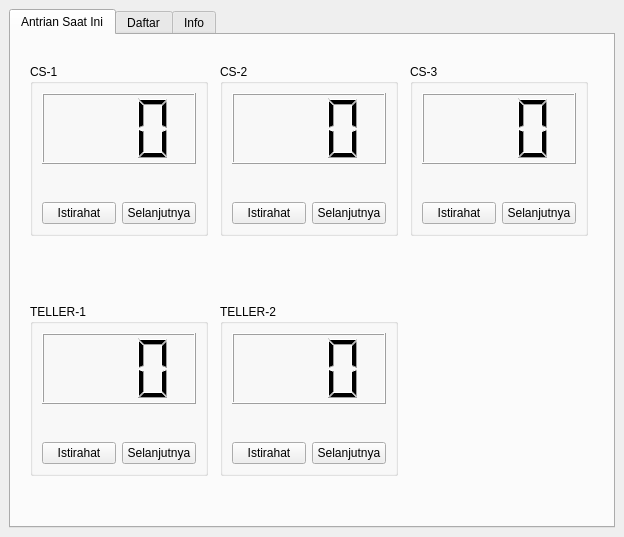
<?xml version="1.0" encoding="UTF-8"?>
<ui version="4.0">
 <class>MainWindow</class>
 <widget class="QMainWindow" name="MainWindow">
  <property name="geometry">
   <rect>
    <x>0</x>
    <y>0</y>
    <width>624</width>
    <height>537</height>
   </rect>
  </property>
  <property name="windowTitle">
   <string>Progam Antrian Bank Sederhana</string>
  </property>
  <widget class="QWidget" name="centralwidget">
   <layout class="QHBoxLayout" name="horizontalLayout_7">
    <item>
     <widget class="QTabWidget" name="tabWidget">
      <property name="currentIndex">
       <number>0</number>
      </property>
      <widget class="QWidget" name="tab">
       <attribute name="title">
        <string>Antrian Saat Ini</string>
       </attribute>
       <layout class="QVBoxLayout" name="verticalLayout_2">
        <item>
         <widget class="QFrame" name="frame_2">
          <property name="minimumSize">
           <size>
            <width>582</width>
            <height>201</height>
           </size>
          </property>
          <widget class="QGroupBox" name="groupBox_3">
           <property name="geometry">
            <rect>
             <x>10</x>
             <y>20</y>
             <width>178</width>
             <height>172</height>
            </rect>
           </property>
           <property name="title">
            <string>CS-1</string>
           </property>
           <layout class="QVBoxLayout" name="verticalLayout_3">
            <item>
             <widget class="QLCDNumber" name="lcdNumberCs1">
              <property name="minimumSize">
               <size>
                <width>0</width>
                <height>71</height>
               </size>
              </property>
              <property name="maximumSize">
               <size>
                <width>16777215</width>
                <height>71</height>
               </size>
              </property>
              <property name="digitCount">
               <number>3</number>
              </property>
              <property name="intValue" stdset="0">
               <number>0</number>
              </property>
             </widget>
            </item>
            <item>
             <widget class="QLabel" name="labelNameCs1">
              <property name="minimumSize">
               <size>
                <width>151</width>
                <height>31</height>
               </size>
              </property>
              <property name="maximumSize">
               <size>
                <width>151</width>
                <height>31</height>
               </size>
              </property>
              <property name="font">
               <font>
                <pointsize>12</pointsize>
                <weight>75</weight>
                <bold>true</bold>
               </font>
              </property>
              <property name="text">
               <string/>
              </property>
              <property name="textFormat">
               <enum>Qt::AutoText</enum>
              </property>
             </widget>
            </item>
            <item>
             <layout class="QHBoxLayout" name="horizontalLayout">
              <item>
               <widget class="QPushButton" name="pushButtonIstirahatCs1">
                <property name="text">
                 <string>Istirahat</string>
                </property>
               </widget>
              </item>
              <item>
               <widget class="QPushButton" name="pushButtonLanjutCs1">
                <property name="text">
                 <string>Selanjutnya</string>
                </property>
               </widget>
              </item>
             </layout>
            </item>
           </layout>
          </widget>
          <widget class="QGroupBox" name="groupBox_4">
           <property name="geometry">
            <rect>
             <x>200</x>
             <y>20</y>
             <width>178</width>
             <height>172</height>
            </rect>
           </property>
           <property name="title">
            <string>CS-2</string>
           </property>
           <layout class="QVBoxLayout" name="verticalLayout_4">
            <item>
             <widget class="QLCDNumber" name="lcdNumberCs2">
              <property name="minimumSize">
               <size>
                <width>0</width>
                <height>71</height>
               </size>
              </property>
              <property name="maximumSize">
               <size>
                <width>16777215</width>
                <height>71</height>
               </size>
              </property>
              <property name="digitCount">
               <number>3</number>
              </property>
             </widget>
            </item>
            <item>
             <widget class="QLabel" name="labelNameCs2">
              <property name="minimumSize">
               <size>
                <width>151</width>
                <height>31</height>
               </size>
              </property>
              <property name="maximumSize">
               <size>
                <width>151</width>
                <height>31</height>
               </size>
              </property>
              <property name="font">
               <font>
                <pointsize>12</pointsize>
                <weight>75</weight>
                <bold>true</bold>
               </font>
              </property>
              <property name="text">
               <string/>
              </property>
              <property name="textFormat">
               <enum>Qt::AutoText</enum>
              </property>
             </widget>
            </item>
            <item>
             <layout class="QHBoxLayout" name="horizontalLayout_2">
              <item>
               <widget class="QPushButton" name="pushButtonIstirahatCs2">
                <property name="text">
                 <string>Istirahat</string>
                </property>
               </widget>
              </item>
              <item>
               <widget class="QPushButton" name="pushButtonLanjutCs2">
                <property name="text">
                 <string>Selanjutnya</string>
                </property>
               </widget>
              </item>
             </layout>
            </item>
           </layout>
          </widget>
          <widget class="QGroupBox" name="groupBox_5">
           <property name="geometry">
            <rect>
             <x>390</x>
             <y>20</y>
             <width>178</width>
             <height>172</height>
            </rect>
           </property>
           <property name="title">
            <string>CS-3</string>
           </property>
           <layout class="QVBoxLayout" name="verticalLayout_5">
            <item>
             <widget class="QLCDNumber" name="lcdNumberCs3">
              <property name="minimumSize">
               <size>
                <width>0</width>
                <height>71</height>
               </size>
              </property>
              <property name="maximumSize">
               <size>
                <width>16777215</width>
                <height>71</height>
               </size>
              </property>
              <property name="digitCount">
               <number>3</number>
              </property>
             </widget>
            </item>
            <item>
             <widget class="QLabel" name="labelNameCs3">
              <property name="minimumSize">
               <size>
                <width>151</width>
                <height>31</height>
               </size>
              </property>
              <property name="maximumSize">
               <size>
                <width>151</width>
                <height>31</height>
               </size>
              </property>
              <property name="font">
               <font>
                <pointsize>12</pointsize>
                <weight>75</weight>
                <bold>true</bold>
               </font>
              </property>
              <property name="text">
               <string/>
              </property>
              <property name="textFormat">
               <enum>Qt::AutoText</enum>
              </property>
             </widget>
            </item>
            <item>
             <layout class="QHBoxLayout" name="horizontalLayout_3">
              <item>
               <widget class="QPushButton" name="pushButtonIstirahatCs3">
                <property name="text">
                 <string>Istirahat</string>
                </property>
               </widget>
              </item>
              <item>
               <widget class="QPushButton" name="pushButtonLanjutCs3">
                <property name="text">
                 <string>Selanjutnya</string>
                </property>
               </widget>
              </item>
             </layout>
            </item>
           </layout>
          </widget>
         </widget>
        </item>
        <item>
         <widget class="QFrame" name="frame_6">
          <property name="minimumSize">
           <size>
            <width>582</width>
            <height>201</height>
           </size>
          </property>
          <widget class="QGroupBox" name="groupBox_7">
           <property name="geometry">
            <rect>
             <x>10</x>
             <y>20</y>
             <width>178</width>
             <height>172</height>
            </rect>
           </property>
           <property name="title">
            <string>TELLER-1</string>
           </property>
           <layout class="QVBoxLayout" name="verticalLayout_6">
            <item>
             <widget class="QLCDNumber" name="lcdNumberTeller1">
              <property name="minimumSize">
               <size>
                <width>0</width>
                <height>71</height>
               </size>
              </property>
              <property name="maximumSize">
               <size>
                <width>16777215</width>
                <height>71</height>
               </size>
              </property>
              <property name="digitCount">
               <number>3</number>
              </property>
             </widget>
            </item>
            <item>
             <widget class="QLabel" name="labelNameTeller1">
              <property name="minimumSize">
               <size>
                <width>151</width>
                <height>31</height>
               </size>
              </property>
              <property name="maximumSize">
               <size>
                <width>151</width>
                <height>31</height>
               </size>
              </property>
              <property name="font">
               <font>
                <pointsize>12</pointsize>
                <weight>75</weight>
                <bold>true</bold>
               </font>
              </property>
              <property name="text">
               <string/>
              </property>
              <property name="textFormat">
               <enum>Qt::AutoText</enum>
              </property>
             </widget>
            </item>
            <item>
             <layout class="QHBoxLayout" name="horizontalLayout_4">
              <item>
               <widget class="QPushButton" name="pushButtonIstirahatTeller1">
                <property name="text">
                 <string>Istirahat</string>
                </property>
               </widget>
              </item>
              <item>
               <widget class="QPushButton" name="pushButtonLanjutTeller1">
                <property name="text">
                 <string>Selanjutnya</string>
                </property>
               </widget>
              </item>
             </layout>
            </item>
           </layout>
          </widget>
          <widget class="QGroupBox" name="groupBox_8">
           <property name="geometry">
            <rect>
             <x>200</x>
             <y>20</y>
             <width>178</width>
             <height>172</height>
            </rect>
           </property>
           <property name="title">
            <string>TELLER-2</string>
           </property>
           <layout class="QVBoxLayout" name="verticalLayout_7">
            <item>
             <widget class="QLCDNumber" name="lcdNumberTeller2">
              <property name="minimumSize">
               <size>
                <width>0</width>
                <height>71</height>
               </size>
              </property>
              <property name="maximumSize">
               <size>
                <width>16777215</width>
                <height>71</height>
               </size>
              </property>
              <property name="digitCount">
               <number>3</number>
              </property>
             </widget>
            </item>
            <item>
             <widget class="QLabel" name="labelNameTeller2">
              <property name="minimumSize">
               <size>
                <width>151</width>
                <height>31</height>
               </size>
              </property>
              <property name="maximumSize">
               <size>
                <width>151</width>
                <height>31</height>
               </size>
              </property>
              <property name="font">
               <font>
                <pointsize>12</pointsize>
                <weight>75</weight>
                <bold>true</bold>
               </font>
              </property>
              <property name="text">
               <string/>
              </property>
              <property name="textFormat">
               <enum>Qt::AutoText</enum>
              </property>
             </widget>
            </item>
            <item>
             <layout class="QHBoxLayout" name="horizontalLayout_5">
              <item>
               <widget class="QPushButton" name="pushButtonIstirahatTeller2">
                <property name="text">
                 <string>Istirahat</string>
                </property>
               </widget>
              </item>
              <item>
               <widget class="QPushButton" name="pushButtonLanjutTeller2">
                <property name="text">
                 <string>Selanjutnya</string>
                </property>
               </widget>
              </item>
             </layout>
            </item>
           </layout>
          </widget>
         </widget>
        </item>
       </layout>
      </widget>
      <widget class="QWidget" name="tab_2">
       <attribute name="title">
        <string>Daftar</string>
       </attribute>
       <layout class="QHBoxLayout" name="horizontalLayout_9">
        <item>
         <widget class="QGroupBox" name="groupBox_9">
          <property name="title">
           <string>CS</string>
          </property>
          <layout class="QVBoxLayout" name="verticalLayout_8">
           <item>
            <widget class="QFrame" name="frame">
             <property name="maximumSize">
              <size>
               <width>16777215</width>
               <height>43</height>
              </size>
             </property>
             <property name="frameShape">
              <enum>QFrame::StyledPanel</enum>
             </property>
             <property name="frameShadow">
              <enum>QFrame::Raised</enum>
             </property>
             <layout class="QHBoxLayout" name="horizontalLayout_6">
              <item>
               <widget class="QSpinBox" name="spinBoxCs">
                <property name="readOnly">
                 <bool>true</bool>
                </property>
                <property name="minimum">
                 <number>1</number>
                </property>
                <property name="maximum">
                 <number>999</number>
                </property>
               </widget>
              </item>
              <item>
               <widget class="QLineEdit" name="lineEditCs"/>
              </item>
              <item>
               <widget class="QPushButton" name="pushButtonAntriCs">
                <property name="text">
                 <string>Antri</string>
                </property>
               </widget>
              </item>
             </layout>
            </widget>
           </item>
           <item>
            <widget class="QTableWidget" name="tableWidgetCs">
             <property name="font">
              <font>
               <weight>75</weight>
               <bold>true</bold>
              </font>
             </property>
             <property name="sizeAdjustPolicy">
              <enum>QAbstractScrollArea::AdjustIgnored</enum>
             </property>
             <property name="editTriggers">
              <set>QAbstractItemView::NoEditTriggers</set>
             </property>
             <property name="alternatingRowColors">
              <bool>false</bool>
             </property>
             <attribute name="horizontalHeaderStretchLastSection">
              <bool>true</bool>
             </attribute>
             <attribute name="verticalHeaderVisible">
              <bool>false</bool>
             </attribute>
            </widget>
           </item>
          </layout>
         </widget>
        </item>
        <item>
         <widget class="QGroupBox" name="groupBox_10">
          <property name="title">
           <string>TELLER</string>
          </property>
          <layout class="QVBoxLayout" name="verticalLayout_9">
           <item>
            <widget class="QFrame" name="frame_3">
             <property name="maximumSize">
              <size>
               <width>16777215</width>
               <height>43</height>
              </size>
             </property>
             <property name="frameShape">
              <enum>QFrame::StyledPanel</enum>
             </property>
             <property name="frameShadow">
              <enum>QFrame::Raised</enum>
             </property>
             <layout class="QHBoxLayout" name="horizontalLayout_8">
              <item>
               <widget class="QSpinBox" name="spinBoxTeller">
                <property name="readOnly">
                 <bool>true</bool>
                </property>
                <property name="minimum">
                 <number>1</number>
                </property>
                <property name="maximum">
                 <number>999</number>
                </property>
               </widget>
              </item>
              <item>
               <widget class="QLineEdit" name="lineEditTeller"/>
              </item>
              <item>
               <widget class="QPushButton" name="pushButtonAntriTeller">
                <property name="text">
                 <string>Antri</string>
                </property>
               </widget>
              </item>
             </layout>
            </widget>
           </item>
           <item>
            <widget class="QTableWidget" name="tableWidgetTeller">
             <property name="font">
              <font>
               <weight>75</weight>
               <bold>true</bold>
              </font>
             </property>
             <property name="sizeAdjustPolicy">
              <enum>QAbstractScrollArea::AdjustIgnored</enum>
             </property>
             <property name="editTriggers">
              <set>QAbstractItemView::NoEditTriggers</set>
             </property>
             <attribute name="horizontalHeaderStretchLastSection">
              <bool>true</bool>
             </attribute>
             <attribute name="verticalHeaderVisible">
              <bool>false</bool>
             </attribute>
            </widget>
           </item>
          </layout>
         </widget>
        </item>
       </layout>
      </widget>
      <widget class="QWidget" name="tab_3">
       <attribute name="title">
        <string>Info</string>
       </attribute>
       <widget class="QLabel" name="label">
        <property name="geometry">
         <rect>
          <x>30</x>
          <y>160</y>
          <width>241</width>
          <height>81</height>
         </rect>
        </property>
        <property name="text">
         <string>&lt;!DOCTYPE HTML PUBLIC &quot;-//W3C//DTD HTML 4.0//EN&quot; &quot;http://www.w3.org/TR/REC-html40/strict.dtd&quot;&gt;
&lt;html&gt;&lt;head&gt;&lt;meta name=&quot;qrichtext&quot; content=&quot;1&quot; /&gt;&lt;style type=&quot;text/css&quot;&gt;
p, li { white-space: pre-wrap; }
&lt;/style&gt;&lt;/head&gt;&lt;body style=&quot; font-family:'MS Shell Dlg 2'; font-size:8pt; font-weight:400; font-style:normal;&quot;&gt;
&lt;p style=&quot; margin-top:12px; margin-bottom:12px; margin-left:0px; margin-right:0px; -qt-block-indent:0; text-indent:0px;&quot;&gt;&lt;span style=&quot; font-family:'MS Shell Dlg 2';&quot;&gt;Nama : Arinadi Nur Rohmad&lt;br /&gt;NIM : 191110080&lt;br /&gt;Email : arinadi.nur@gmail.com&lt;/span&gt;&lt;/p&gt;
&lt;p style=&quot; margin-top:12px; margin-bottom:12px; margin-left:0px; margin-right:0px; -qt-block-indent:0; text-indent:0px;&quot;&gt;&lt;span style=&quot; font-family:'MS Shell Dlg 2';&quot;&gt;HP : 081287734946&lt;/span&gt;&lt;/p&gt;&lt;/body&gt;&lt;/html&gt;</string>
        </property>
       </widget>
       <widget class="QGroupBox" name="groupBox">
        <property name="geometry">
         <rect>
          <x>20</x>
          <y>10</y>
          <width>271</width>
          <height>131</height>
         </rect>
        </property>
        <property name="title">
         <string>Total Antrian</string>
        </property>
        <widget class="QLCDNumber" name="lcdNumberTotalAntrian">
         <property name="geometry">
          <rect>
           <x>10</x>
           <y>20</y>
           <width>251</width>
           <height>101</height>
          </rect>
         </property>
        </widget>
       </widget>
      </widget>
     </widget>
    </item>
   </layout>
  </widget>
 </widget>
 <resources/>
 <connections/>
</ui>
